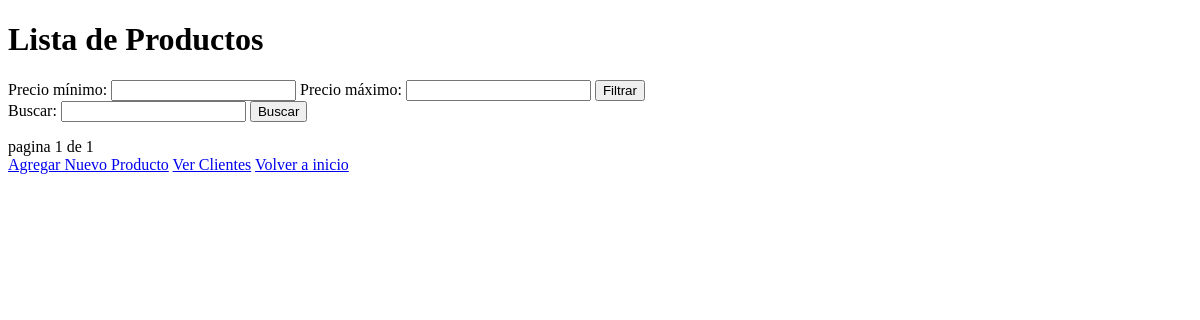
Before: /productos/productos/ with the older database file.
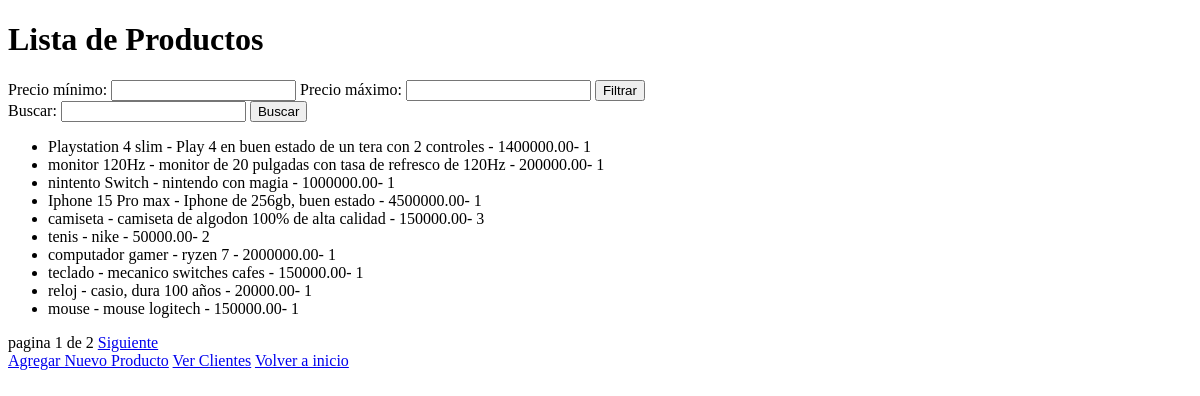
After: the same page with the newer database file.
### productos/models.py (models this page shows, shortened)
class Producto(models.Model):
    nombre = models.CharField(max_length=100)
    descripcion = models.TextField()
    precio = models.DecimalField(max_digits=10, decimal_places=2)
    stock = models.IntegerField()

### productos/views.py (the view)
# urls.py: path('productos/', listar_productos, name='listar_productos'),
def listar_productos(request):
    query = request.GET.get('q')
    productos_list = Producto.objects.all()
    paginator = Paginator(productos_list, 10)
    precio_min = request.GET.get('precio_min')
    precio_max = request.GET.get('precio_max')
    page_number = request.GET.get('page')
    productos_list = paginator.get_page(page_number)
    if precio_min and precio_max:
        productos_list = productos_list.filter(precio__gte=precio_min, precio__lte=precio_max)
    if query:
        productos_list = productos_list.filter(Q(nombre__icontains=query)| Q(descripcion__icontains=query))
    return render(request, 'listar_productos.html', {'productos': productos_list})

### productos/templates/listar_productos.html (shortened to what this page needs)
<!DOCTYPE html>
<html lang="en">
<head>
</head>
<body>
  <h1>Lista de Productos</h1>
  <form method="GET">
    Precio mínimo: <input type="number" name="precio_min">
    Precio máximo: <input type="number" name="precio_max">
    <button type="submit">Filtrar</button>
  </form>
  <form method="GET">
    Buscar: <input type="text" name="q">
    <button typre="submit">Buscar</button>
  </form>
  <ul>
    {% for producto in productos %}
      <li>{{ producto.nombre }} - {{ producto.descripcion }} - {{ producto.precio }}- {{ producto.stock }}</li>
    {% endfor %}
  </ul>
  <div>
    <span>pagina {{ productos.number }} de {{ productos.paginator.num_pages}}</span>
    {% if productos.has_next %}
      <a href="?page={{ productos.next_page_number }}">Siguiente</a>
    {% endif %}
  </div>
  <a href="{% url 'agregar_producto' %}">Agregar Nuevo Producto</a>
  <a href="{% url 'listar_clientes' %}">Ver Clientes</a>
  <a href="{% url 'inicio' %}">Volver a inicio</a>
</body>
</html>

Changed rows visible on the page:
added Producto: nombre "Playstation 4 slim", descripcion "Play 4 en buen estado de un tera con 2 controles", precio "1400000.00", stock "1"
added Producto: nombre "monitor 120Hz", descripcion "monitor de 20 pulgadas con tasa de refresco de 120Hz", precio "200000.00", stock "1"
added Producto: nombre "nintento Switch", descripcion "nintendo con magia", precio "1000000.00", stock "1"
added Producto: nombre "Iphone 15 Pro max", descripcion "Iphone de 256gb, buen estado", precio "4500000.00", stock "1"
added Producto: nombre "camiseta", descripcion "camiseta de algodon 100% de alta calidad", precio "150000.00", stock "3"
added Producto: nombre "tenis", descripcion "nike", precio "50000.00", stock "2"
added Producto: nombre "computador gamer", descripcion "ryzen 7", precio "2000000.00", stock "1"
added Producto: nombre "teclado", descripcion "mecanico switches cafes", precio "150000.00", stock "1"
added Producto: nombre "reloj", descripcion "casio, dura 100 años", precio "20000.00", stock "1"
added Producto: nombre "mouse", descripcion "mouse logitech", precio "150000.00", stock "1"
Other visible differences:
{{ productos.paginator.num_pages }}: "1" → "2"
text now shown: "Siguiente"
